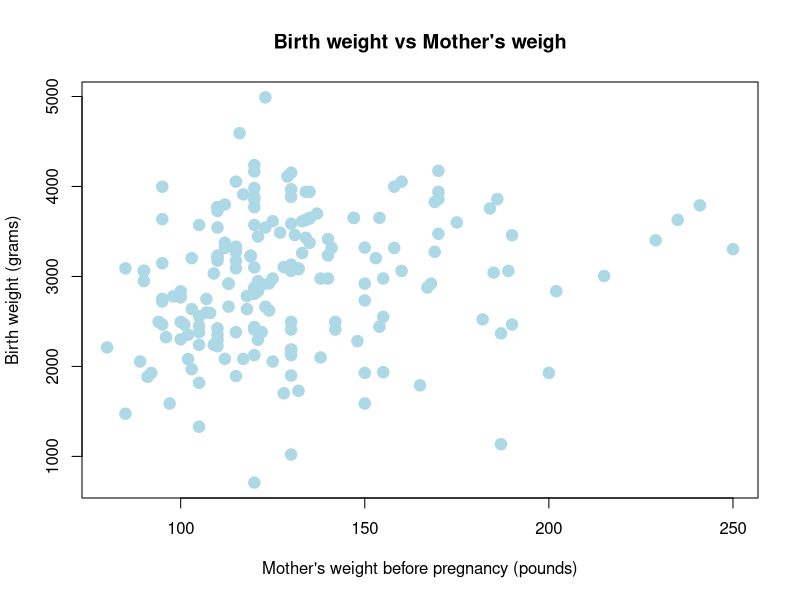
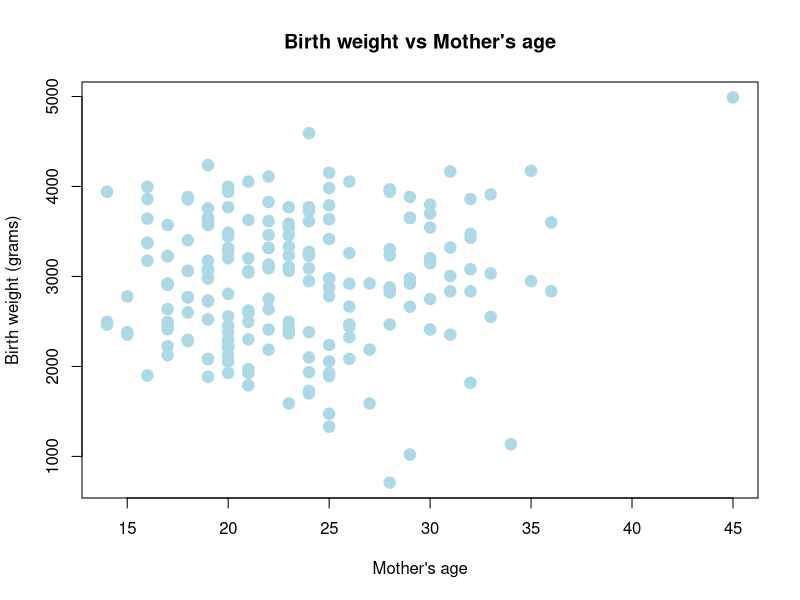
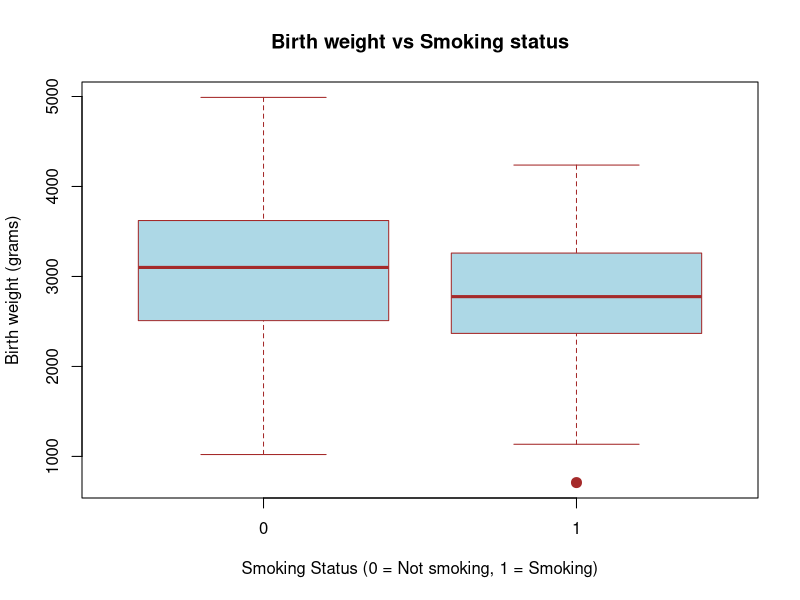
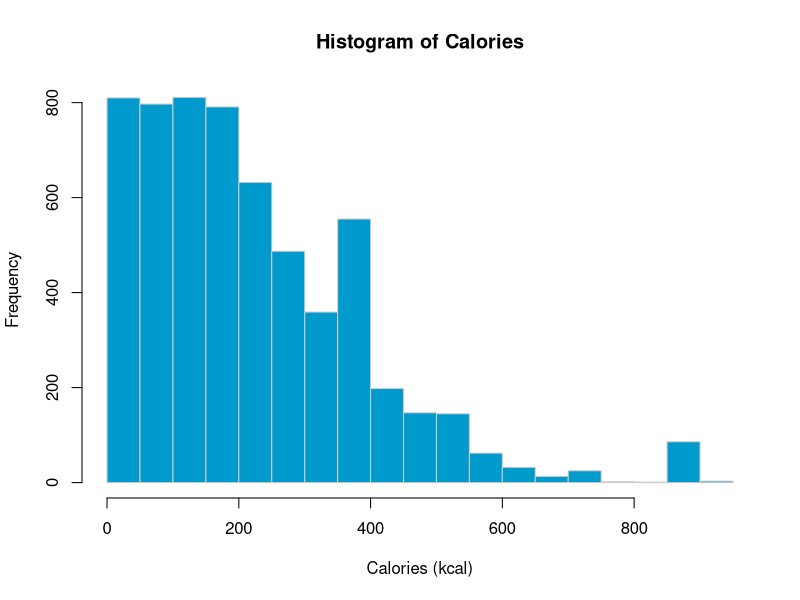
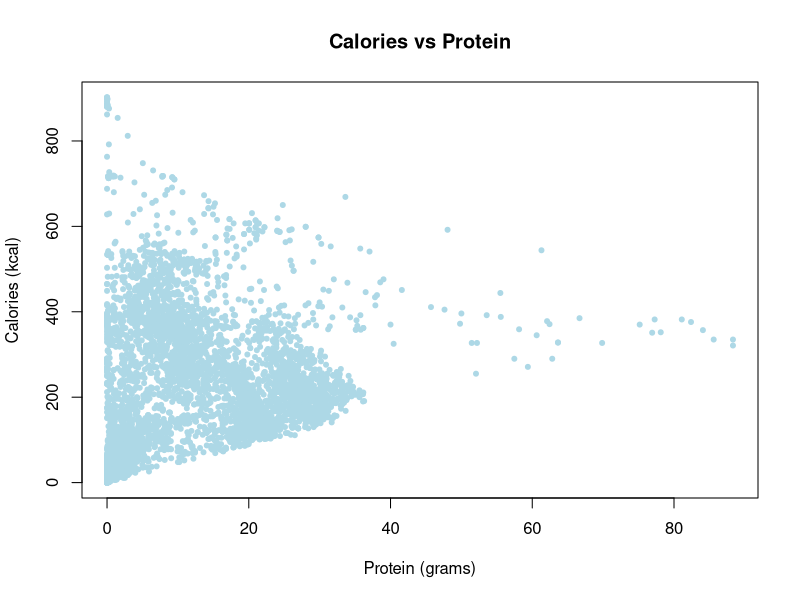
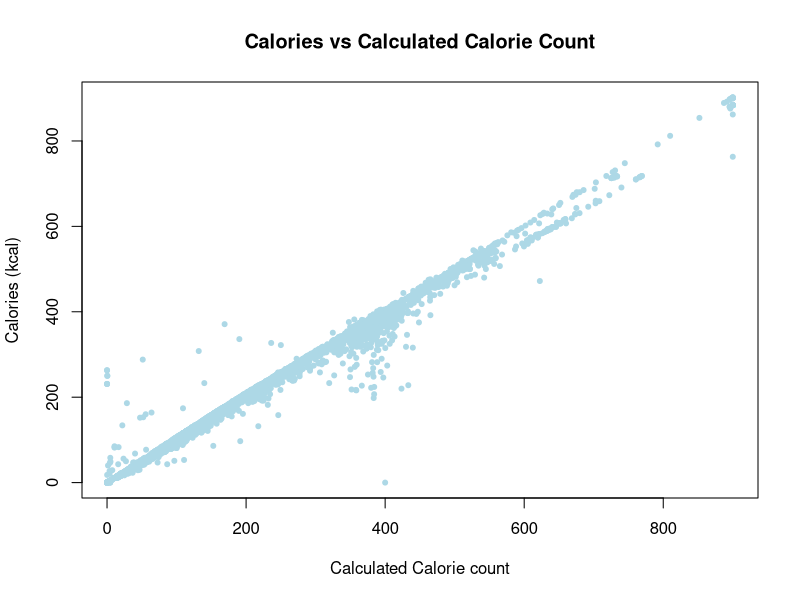

These figures' R source, in order:
## ---- chunk 1
library(ggplot2)
msleep <- ggplot2::msleep
## ---- chunk 2
num_observations <- nrow(msleep)
num_variables <- ncol(msleep)
description_msleep <- 'The observations show data about sleeping habits of 83 mammals.'
## ---- chunk 3
(avg_sleep_rem <- mean(msleep$sleep_rem, na.rm = TRUE))
## ---- chunk 4
(sd_brainwt <- sd(msleep$brainwt, na.rm = TRUE))
## ---- chunk 5
# Get the row number with the max sleep_rem
max_sleep_rem_row <- which.max(msleep$sleep_rem)
# Get the name column value and output it
max_sleep_rem <- msleep[max_sleep_rem_row, 'name']
max_sleep_rem$name
## ---- chunk 6
# Get the bodywt for carnivores
carni_bodywt <- msleep[msleep$vore == 'carni', 'bodywt']
# Calculate the mean
(carni_mean_bodywt <- mean(carni_bodywt$bodywt, na.rm = TRUE))
## ---- chunk 7
library(MASS)
birthwt <- MASS::birthwt
## ---- chunk 8
num_observations <- nrow(birthwt)
num_variables <- ncol(birthwt)
description_birthwt <- 'The observations show risk factors associated with low infant birth weight.'
## ---- chunk 9
plot(bwt ~ lwt, data = birthwt,
        xlab = "Mother's weight before pregnancy (pounds)",
        ylab = "Birth weight (grams)",
        main = "Birth weight vs Mother's weigh",
        pch = 20,
        cex = 2.3,
        col = "lightblue"
)
## ---- chunk 10
plot(bwt ~ age, data = birthwt,
        xlab = "Mother's age",
        ylab = "Birth weight (grams)",
        main = "Birth weight vs Mother's age",
        pch = 20,
        cex = 2.3,
        col = "lightblue"
)
## ---- chunk 11
bp_conf <- boxplot(bwt ~ smoke, data = birthwt,
        xlab = "Smoking Status (0 = Not smoking, 1 = Smoking)",
        ylab = "Birth weight (grams)",
        main = "Birth weight vs Smoking status",
        pch = 20,
        cex = 2,
        border  = "brown",
        col = "lightblue"
      )
no_smoking_median <- bp_conf$stats[3, 1]
smoking_median <- bp_conf$stats[3, 2]
## ---- chunk 12
library(readr)
nutrition <- read_csv("nutrition-2018.csv")
## ---- chunk 13
hist(nutrition$Calories,
     xlab   = "Calories (kcal)",
     main   = "Histogram of Calories",
     col  = "deepskyblue3",
     border = "gray80"
     )
## ---- chunk 14
library(knitr)
# Get the row numbers based on the Calories for that peak in the tail
tail_peak_rows <- which(nutrition$Calories >= 850 & nutrition$Calories < 900)
# Get the Description and the Calories columns only
high_calories_obs <- nutrition[tail_peak_rows, c('Desc', 'Calories')]
# Show 10 of them in a table
kable(high_calories_obs[1:10, ], caption = "Food between 850 and 900 Calories")
## ---- chunk 15
plot(Calories ~ Protein, data = nutrition,
        xlab = "Protein (grams)",
        ylab = "Calories (kcal)",
        main = "Calories vs Protein",
        pch = 20,
        cex = 1,
        col = "lightblue"
     )

## ---- chunk 16
plot(Calories ~ I(4 * Protein + 4 * Carbs + 9 * Fat), 
        data = nutrition,
        xlab = "Calculated Calorie count",
        ylab = "Calories (kcal)",
        main = "Calories vs Calculated Calorie Count",
        pch = 20,
        cex = 1,
        col = "lightblue"
     )
## ---- chunk 17
a = 1:10
b = 10:1
c = rep(1, times = 10)
d = 2 ^ (1:10)
## ---- chunk 18
sum_of_squares <- function(x) {
  sum(x ^ 2)
}
## ---- chunk 19
sum_of_squares(x = a)
sum_of_squares(x = c(c, d))
## ---- chunk 20
# Assigning variables to match the formula (makes it easier to follow)
x <- d
# n <- length(x)
n <- sum_of_squares(x = x/x)
result_b <- sqrt(sum_of_squares(x - 0) / n)
## ---- chunk 21
# Assigning variables to match the formula (makes it easier to follow)
x <- a
y <- b
n <- length(x)
result_c <- sqrt(sum_of_squares(x - y) / n)
## ---- chunk 22
set.seed(42)
x = 1:100
y = rnorm(1000)
z = runif(150, min = 0, max = 1)
## ---- chunk 23
list_extreme_values <- function(x, k = 2) {
  x_mean <- mean(x)
  x_sd <- sd(x)
  list(
    small = x[x < x_mean - (k * x_sd)],
    large = x[x > x_mean + (k * x_sd)]
  )
}

## ---- chunk 24
list_extreme_values(x = x, k = 1)
list_extreme_values(x = y, k = 3)
list_extreme_values(x = y, k = 2)
list_extreme_values(x = z, k = 1.5)
## ---- chunk 25
mean_large_y = mean(list_extreme_values(x = y, k = 1.5)$large)
